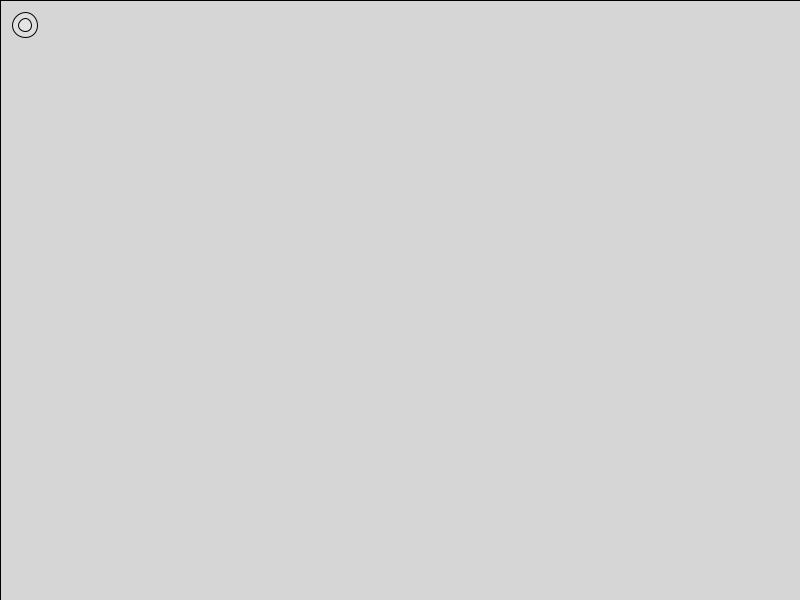
Frame 1 (no input)
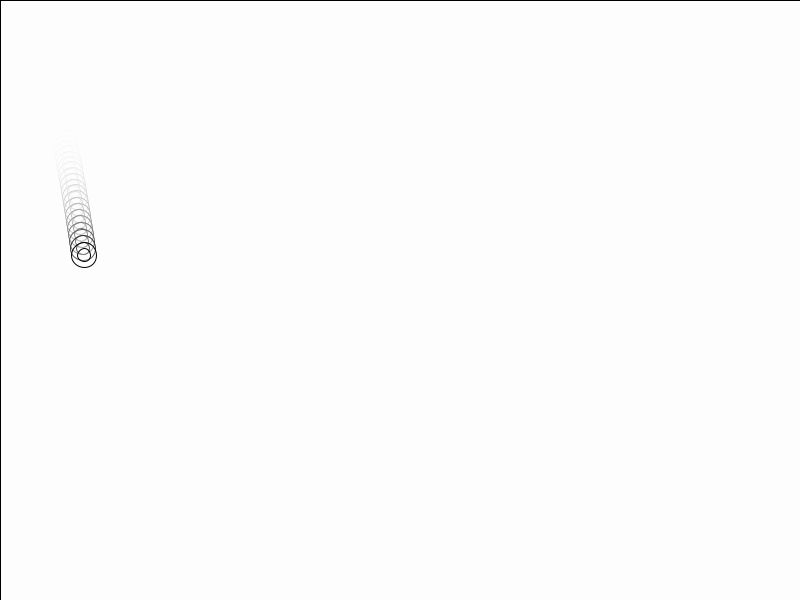
Frame 60 (the mouse pressed at the canvas centre just before this capture)
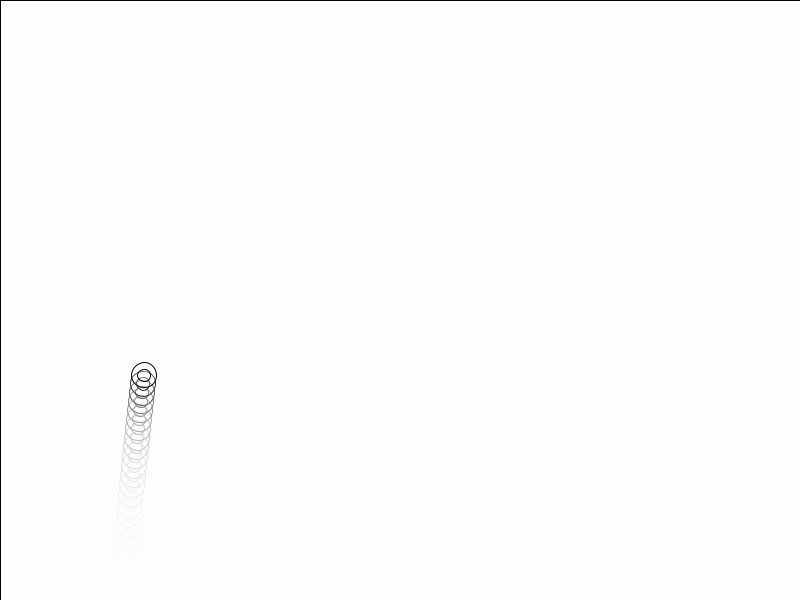
Frame 120 (the mouse held since frame 60 and released just before this capture)

The Processing sketch that drew these frames (run headless with seeded random() and noise(); from frame 60 on, the mouse is pressed at the canvas centre):

// Processing sketch: processing_120801
// ── processing_120801.pde

float x=25;//posición
float y=25;
float vx=1;//velocidad
float vy=1;
float diametre=25;

// setup inicial
void setup()
{
size(800,600);
}

// ocurre en cada frame
void draw()
{
fill(255, 50);//rellenar de blanco (255) con transparencia (10) el rectangulo
rect(0,0,width, height);//dibujamos un rectángulo para tener control sobre el con "fill"
DibuixaElipse();
ControlVariables();
}

// según la variable, dibuja una ellipse
void DibuixaElipse()
{
ellipse(x,y, diametre,diametre);
ellipse(x,y, diametre/2,diametre/2);
}

// variables de control
void ControlVariables()
{

  if (!keyPressed) // !significa si NO hay una tecla presionada, con esta norma si presionamos una tecla paramos la animación

{
  x=x+vx;
  y=y+vy;
  vy=vy+0.1; //determina la aceleración en Y, cada vez mayor.
  //vx=vx+0.2;
  
      //si la posición en X es mayor que la mitad del diámetro de la ellipse, entonces vx*(-1) = movimiento negativo
      //determina el final de X por la derecha y rebota
    if (x>width-diametre/2)
      {
       vx=vx*(-1); 
      }
     //determina el final de X por la izquierda y rebota
    if (x<diametre/2)
      {
       vx=vx*(-1);
      }
      //si la posición en Y es menor que la mitad del diámetro de la ellipse, entonces vy*(-1) = movimiento negativo 
      //determina el final de Y por arriba y rebota    
    if (y<height-diametre/2)
      {
       vy=vy*(-1);
      }
      //determina el final de y por abajo y rebota
    if (y>diametre/2)
      {
       vy=vy*(-1);
      }
  }
}
